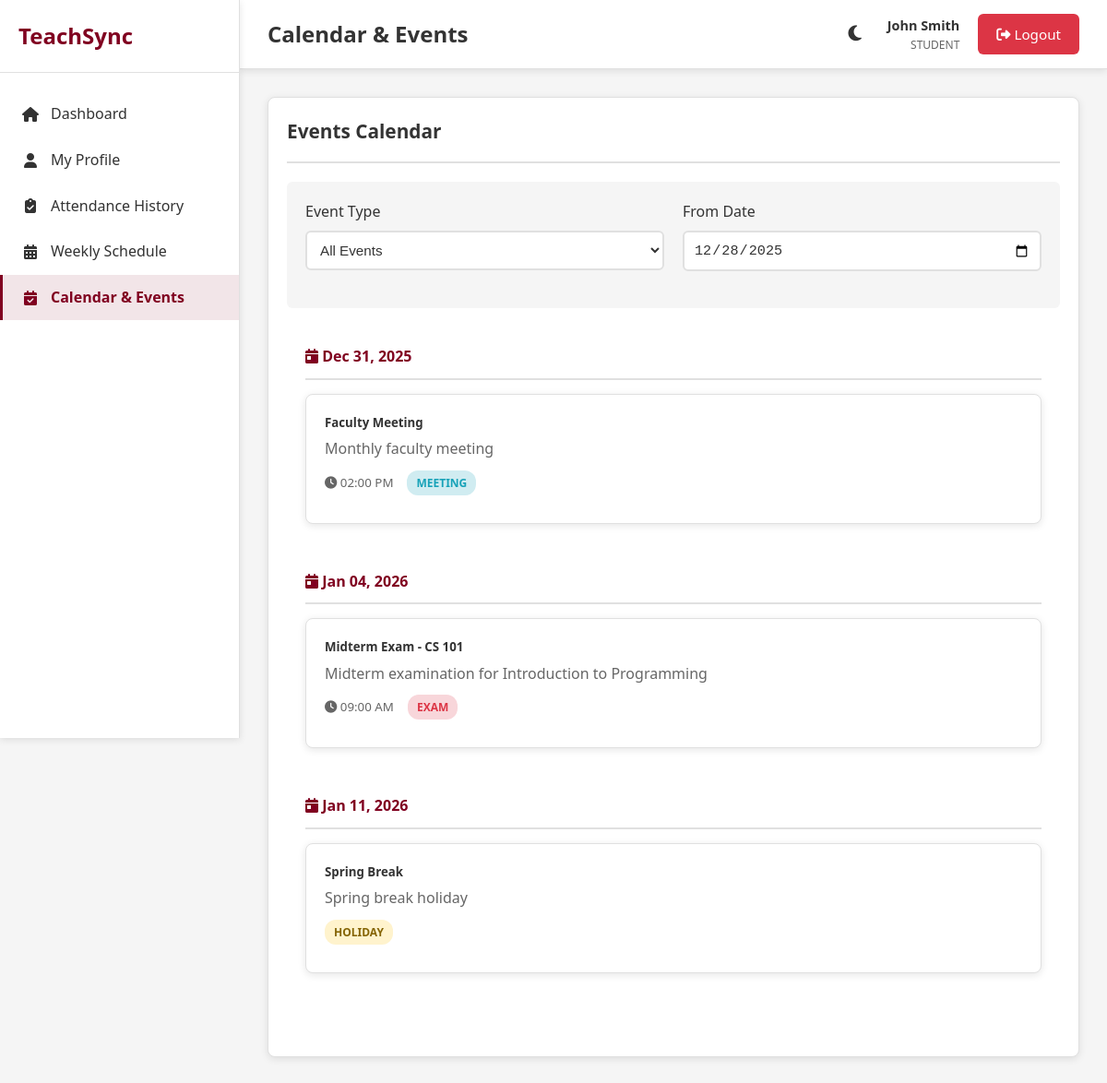
Screenshot of /events.php (signed in) with the database file from the repository.
### tables this page shows
CREATE TABLE IF NOT EXISTS events (
    id INT PRIMARY KEY AUTO_INCREMENT,
    title VARCHAR(200) NOT NULL,
    description TEXT,
    event_date DATE NOT NULL,
    event_time TIME,
    event_type ENUM('exam', 'meeting', 'holiday', 'other') DEFAULT 'other',
    created_by INT NOT NULL COMMENT 'Admin ID',
    created_at TIMESTAMP DEFAULT CURRENT_TIMESTAMP,
    FOREIGN KEY (created_by) REFERENCES admins(id) ON DELETE CASCADE,
    INDEX idx_event_date (event_date)
);

### config.php (called while the page is built, shortened)
<?php
function formatDate($date) {
    return date('M d, Y', strtotime($date));
}
function formatTime($time) {
    return date('h:i A', strtotime($time));
}

### events.php (the view, shortened to what this page needs)
<?php
require_once '../includes/config.php';
$conn = getDBConnection();
$event_type = isset($_GET['type']) ? $_GET['type'] : 'all';
$start_date = isset($_GET['start_date']) ? $_GET['start_date'] : date('Y-m-d');
$where = "WHERE event_date >= '$start_date'";
$events = $conn->query("
    SELECT e.*, a.full_name as created_by_name
    FROM events e
    LEFT JOIN admins a ON e.created_by = a.id
    $where
    ORDER BY e.event_date ASC, e.event_time ASC
")->fetch_all(MYSQLI_ASSOC);
$events_by_date = [];
foreach ($events as $event) {
    $date = $event['event_date'];
    if (!isset($events_by_date[$date])) {
        $events_by_date[$date] = [];
    }
    $events_by_date[$date][] = $event;
}
include '../includes/header.php';
?>
<div class="card">
    <div class="card-header">
        <h3 class="card-title">Events Calendar</h3>
    </div>
    <form method="GET" style="margin-bottom: 20px; padding: 20px; background: var(--bg-color); border-radius: 6px;">
        <div class="form-row">
            <div class="form-group">
                <label>Event Type</label>
                <select name="type" onchange="this.form.submit()">
                    <option value="all" <?php echo $event_type === 'all' ? 'selected' : ''; ?>>All Events</option>
                </select>
            </div>
            <div class="form-group">
                <label>From Date</label>
                <input type="date" name="start_date" value="<?php echo $start_date; ?>" onchange="this.form.submit()">
            </div>
        </div>
    </form>
    <?php if (count($events) > 0): ?>
        <div style="padding: 20px;">
            <?php foreach ($events_by_date as $date => $date_events): ?>
                <div style="margin-bottom: 30px;">
                    <h4 style="color: var(--primary-color); margin-bottom: 15px; padding-bottom: 10px; border-bottom: 2px solid var(--border-color);">
                        <i class="fas fa-calendar-day"></i> <?php echo formatDate($date); ?>
                    </h4>
                    <div style="display: grid; gap: 15px;">
                        <?php foreach ($date_events as $event): ?>
                            <div class="card" style="padding: 20px;">
                                <div style="display: flex; justify-content: space-between; align-items: start; margin-bottom: 10px;">
                                    <div>
                                        <h5 style="margin-bottom: 5px; color: var(--text-color);">
                                            <?php echo htmlspecialchars($event['title']); ?>
                                        </h5>
                                        <?php if ($event['description']): ?>
                                            <p style="color: var(--text-light); margin-bottom: 10px;">
                                                <?php echo htmlspecialchars($event['description']); ?>
                                            </p>
                                        <?php endif; ?>
                                        <div style="display: flex; gap: 15px; align-items: center;">
                                            <?php if ($event['event_time']): ?>
                                                <small style="color: var(--text-light);">
                                                    <i class="fas fa-clock"></i> <?php echo formatTime($event['event_time']); ?>
                                                </small>
                                            <?php endif; ?>
                                            <span class="badge badge-<?php
                                                echo $event['event_type'] === 'exam' ? 'danger' :
                                                    ($event['event_type'] === 'meeting' ? 'info' :
                                                    ($event['event_type'] === 'holiday' ? 'warning' : 'primary'));
                                            ?>">
                                                <?php echo ucfirst($event['event_type']); ?>
                                            </span>
                                        </div>
                                    </div>
                                </div>
                            </div>
                        <?php endforeach; ?>
                    </div>
                </div>
            <?php endforeach; ?>
        </div>
    <?php endif; ?>
</div>
<?php include '../includes/footer.php'; ?>

### style.css (style rules this page uses)
:root { --primary-color: #800020; --secondary-color: #708090; --accent-color: #A0522D; --bg-color: #f5f5f5; --card-bg: #ffffff; --text-color: #333333; --text-light: #666666; --border-color: #e0e0e0; --success-color: #28a745; --danger-color: #dc3545; --warning-color: #ffc107; --info-color: #17a2b8; --shadow: 0 2px 8px rgba(0,0,0,0.1); --shadow-lg: 0 4px 16px rgba(0,0,0,0.15); }
* { margin: 0; padding: 0; box-sizing: border-box; }
body { font-family: 'Segoe UI', Tahoma, Geneva, Verdana, sans-serif; background-color: var(--bg-color); color: var(--text-color); line-height: 1.6; transition: background-color 0.3s, color 0.3s; }
.card { background: var(--card-bg); border-radius: 8px; padding: 20px; margin-bottom: 20px; box-shadow: var(--shadow); border: 1px solid var(--border-color); }
.card-header { display: flex; justify-content: space-between; align-items: center; margin-bottom: 20px; padding-bottom: 15px; border-bottom: 2px solid var(--border-color); }
.card-title { font-size: 1.3rem; color: var(--text-color); font-weight: 600; }
.form-group { margin-bottom: 20px; }
.form-group label { display: block; margin-bottom: 8px; color: var(--text-color); font-weight: 500; }
.form-group input, .form-group select, .form-group textarea { width: 100%; padding: 10px; border: 2px solid var(--border-color); border-radius: 6px; font-size: 0.95rem; background-color: var(--card-bg); color: var(--text-color); transition: border-color 0.3s; }
.form-row { display: grid; grid-template-columns: repeat(auto-fit, minmax(250px, 1fr)); gap: 20px; }
.badge { display: inline-block; padding: 4px 10px; border-radius: 12px; font-size: 0.75rem; font-weight: 600; text-transform: uppercase; }
.badge-danger { background: rgba(220, 53, 69, 0.2); color: var(--danger-color); }
.badge-warning { background: rgba(255, 193, 7, 0.2); color: #856404; }
.badge-info { background: rgba(23, 162, 184, 0.2); color: var(--info-color); }

### rows the page displays
events: title "Faculty Meeting", description "Monthly faculty meeting", event_time "02:00 PM", event_type "MEETING"
events: title "Midterm Exam - CS 101", description "Midterm examination for Introduction to Programming", event_time "09:00 AM", event_type "EXAM"
events: title "Spring Break", description "Spring break holiday", event_type "HOLIDAY"

### other values shown
APP_NAME "TeachSync"
$page_title "Calendar & Events"
$full_name "John Smith"
$current_role "STUDENT"
formatDate($date) "Dec 31, 2025"
formatDate($date) "Jan 04, 2026"
formatDate($date) "Jan 11, 2026"
